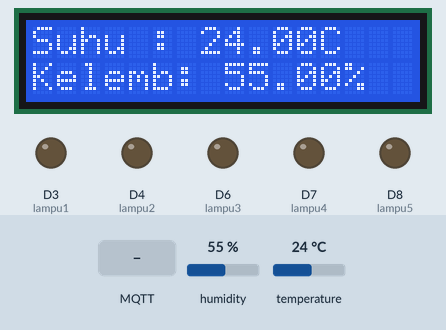
Simulated run of this sketch. Board: ESP8266 (NodeMCU). On the bench: 16×2 character LCD, output pins drawn as LEDs (lit = HIGH). Inputs (shaded band) come from the test bench; at power-on: humidity 55 %, temperature 24 °C. WiFi joins after 1.5 s; servers stay silent unless stated; random numbers use the default seed unless the sketch sets one; no MQTT or app messages arrive unless stated; what the sketch prints to the serial monitor is not drawn.

Above: at 4.7 s.
4.8 s: MQTT message "D3=1" arrives on the first subscribed topic
At 5.5 s:
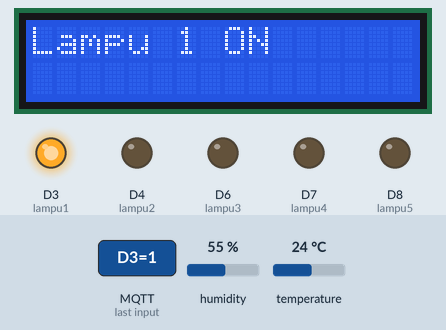
8.5 s: MQTT message "D3=0" arrives on the first subscribed topic
At 8.9 s:
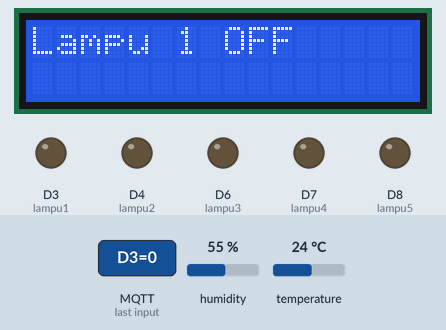
12.1 s: MQTT message "D4=1" arrives on the first subscribed topic
At 13.4 s:
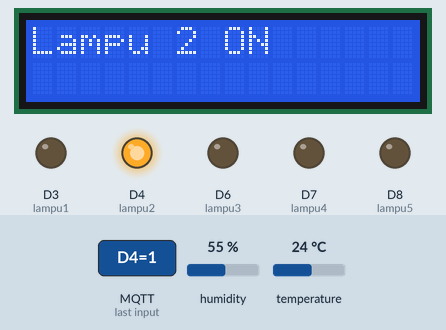
15.7 s: MQTT message "D6=1" arrives on the first subscribed topic
At 16.7 s:
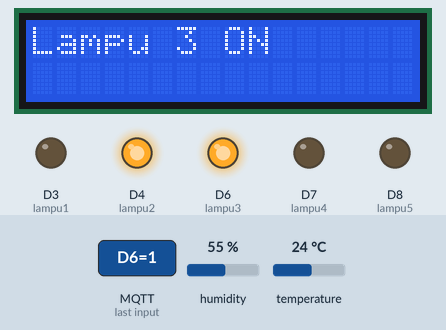
19.3 s: MQTT message "D4=0" arrives on the first subscribed topic
At 20.0 s:
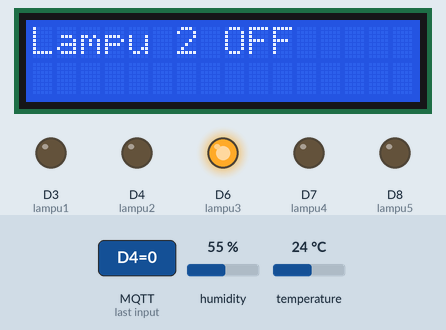
22.9 s: MQTT message "D7=1" arrives on the first subscribed topic
At 23.4 s:
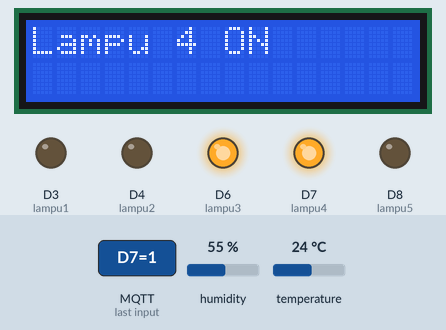
Timing chart, 0 to 25.9 s (numbered marks = the images above; inputs shaded):
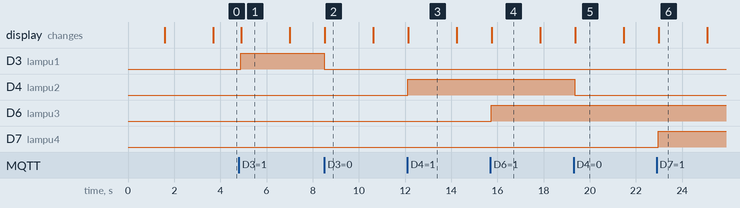

The sketch:

lampulcd.ino
```cpp
#include <EEPROM.h>
#include <ESP8266WiFi.h>
#include <PubSubClient.h>
#include <LiquidCrystal_I2C.h>
#include <Wire.h>
#include "DHT.h"

// Pin lampu (sesuai yang tersedia)
#define lampu1 D3
#define lampu2 D4
#define lampu3 D6
#define lampu4 D7
#define lampu5 D8


// Pin dan tipe DHT
#define DHTPIN D5
#define DHTTYPE DHT11

// Informasi WiFi dan MQTT
const char* ssid = "Frmn1134";
const char* password = "firmanwifi";
const char* mqtt_server = "test.mosquitto.org";
const char* topik = "iot/kendali/G.231.22.0019";

// Inisialisasi objek
WiFiClient espClient;
PubSubClient client(espClient);
DHT dht(DHTPIN, DHTTYPE);
LiquidCrystal_I2C lcd(0x27, 16, 2);
String messages;

// Variabel untuk mengatur waktu tampilan notifikasi
unsigned long notifStartTime = 0;
const long notifDuration = 2000; // Durasi notifikasi (2 detik)
bool isShowingNotif = false;

// Variabel untuk update suhu
unsigned long lastTempUpdate = 0;
const long tempUpdateInterval = 2000; // Update suhu setiap 2 detik

void showTemperatureAndHumidity() {
  float h = dht.readHumidity();
  float t = dht.readTemperature();

  if (isnan(h) || isnan(t)) {
    lcd.setCursor(0, 0);
    lcd.print("Error DHT       ");
    return;
  }

  // Update tampilan tanpa clear
  lcd.setCursor(0, 0);
  String tempStr = "Suhu : " + String(t) + "C    ";
  lcd.print(tempStr);

  lcd.setCursor(0, 1);
  String humStr = "Kelemb: " + String(h) + "%    ";
  lcd.print(humStr);
}

void showNotification(String message) {
  lcd.clear(); // Clear hanya saat menampilkan notifikasi
  lcd.setCursor(0, 0);
  lcd.print(message);
  isShowingNotif = true;
  notifStartTime = millis();
}

void callback(char* topic, byte* payload, unsigned int length) {
  Serial.print("Pesan dari MQTT [");
  Serial.print(topic);
  Serial.print("] ");

  messages = "";
  for (int i = 0; i < length; i++) {
    messages += (char)payload[i];
  }
  Serial.println(messages);

  // Kendali lampu dan tampilkan notifikasi
  if (messages == "D3=1") {
    digitalWrite(lampu1, HIGH);
    showNotification("Lampu 1 ON");
  }
  if (messages == "D3=0") {
    digitalWrite(lampu1, LOW);
    showNotification("Lampu 1 OFF");
  }
  if (messages == "D4=1") {
    digitalWrite(lampu2, HIGH);
    showNotification("Lampu 2 ON");
  }
  if (messages == "D4=0") {
    digitalWrite(lampu2, LOW);
    showNotification("Lampu 2 OFF");
  }
  if (messages == "D6=1") {
    digitalWrite(lampu3, HIGH);
    showNotification("Lampu 3 ON");
  }
  if (messages == "D6=0") {
    digitalWrite(lampu3, LOW);
    showNotification("Lampu 3 OFF");
  }
  if (messages == "D7=1") {
    digitalWrite(lampu4, HIGH);
    showNotification("Lampu 4 ON");
  }
  if (messages == "D7=0") {
    digitalWrite(lampu4, LOW);
    showNotification("Lampu 4 OFF");
  }
  if (messages == "D8=1") {
    digitalWrite(lampu5, HIGH);
    showNotification("Lampu 5 ON");
  }
  if (messages == "D8=0") {
    digitalWrite(lampu5, LOW);
    showNotification("Lampu 5 OFF");
  }

}

void konek_wifi() {
  Serial.print("Menghubungkan ke WiFi...");
  WiFi.begin(ssid, password);
  while (WiFi.status() != WL_CONNECTED) {
    delay(500);
    Serial.print(".");
  }
  Serial.println("\nWiFi connected");
  Serial.print("IP Address: ");
  Serial.println(WiFi.localIP());
}

void reconnect() {
  while (!client.connected()) {
    Serial.print("Menghubungkan ke MQTT Server: ");
    Serial.print(mqtt_server);
    String clientId = "ESP8266Client-" + String(random(0xffff), HEX);

    if (client.connect(clientId.c_str())) {
      Serial.println("\nTerhubung ke MQTT!");
      client.subscribe(topik);
    } else {
      Serial.print("\nGagal, rc=");
      Serial.print(client.state());
      Serial.println(". Coba lagi dalam 5 detik.");
      delay(5000);
    }
  }
}

void setup() {
  Serial.begin(115200);

  // Inisialisasi I2C dan LCD
  Wire.begin(D1, D2);
  lcd.begin(16, 2);
  lcd.backlight();

  // Inisialisasi DHT
  dht.begin();

  // Koneksi WiFi
  konek_wifi();

  // Setup MQTT
  client.setServer(mqtt_server, 1883);
  client.setCallback(callback);

  // Setup pin lampu
  pinMode(lampu1, OUTPUT);
  pinMode(lampu2, OUTPUT);
  pinMode(lampu3, OUTPUT);
  pinMode(lampu4, OUTPUT);
  pinMode(lampu5, OUTPUT);


  // Matikan semua lampu
  digitalWrite(lampu1, LOW);
  digitalWrite(lampu2, LOW);
  digitalWrite(lampu3, LOW);
  digitalWrite(lampu4, LOW);
  digitalWrite(lampu5, LOW);

  // Tampilkan pesan awal
  lcd.clear();
  lcd.setCursor(0, 0);
  lcd.print("System Ready!");
  delay(2000);
}

void loop() {
  if (WiFi.status() != WL_CONNECTED) {
    konek_wifi();
  }

  if (!client.connected()) {
    reconnect();
  }

  client.loop();

  unsigned long currentMillis = millis();

  // Cek apakah sedang menampilkan notifikasi
  if (isShowingNotif && (currentMillis - notifStartTime >= notifDuration)) {
    isShowingNotif = false;
    lcd.clear(); // Clear setelah notifikasi selesai
    showTemperatureAndHumidity();
  }

  // Update suhu dan kelembapan jika tidak sedang menampilkan notifikasi
  if (!isShowingNotif && (currentMillis - lastTempUpdate >= tempUpdateInterval)) {
    showTemperatureAndHumidity();
    lastTempUpdate = currentMillis;
  }

  delay(100); // Delay kecil untuk stabilitas
}
```

Measured:
- after the input at 4.8 s, D3 (lampu1): LOW → HIGH after 0.09 s; the display: changes after 0.11 s (image 1)
- after the input at 8.5 s, D3 (lampu1): HIGH → LOW at once; the display: changes at once (image 2)
- after the input at 12.1 s, D4 (lampu2): LOW → HIGH at once; the display: changes at once (image 3)
- after the input at 15.7 s, D6 (lampu3): LOW → HIGH at once; the display: changes after 0.05 s (image 4)
- after the input at 19.3 s, D4 (lampu2): HIGH → LOW after 0.06 s; the display: changes after 0.07 s (image 5)
- after the input at 22.9 s, D7 (lampu4): LOW → HIGH after 0.07 s; the display: changes after 0.09 s (image 6)
- what the display in image 1 shows lasts 2.1 s, from 4.9 s to 7.0 s
